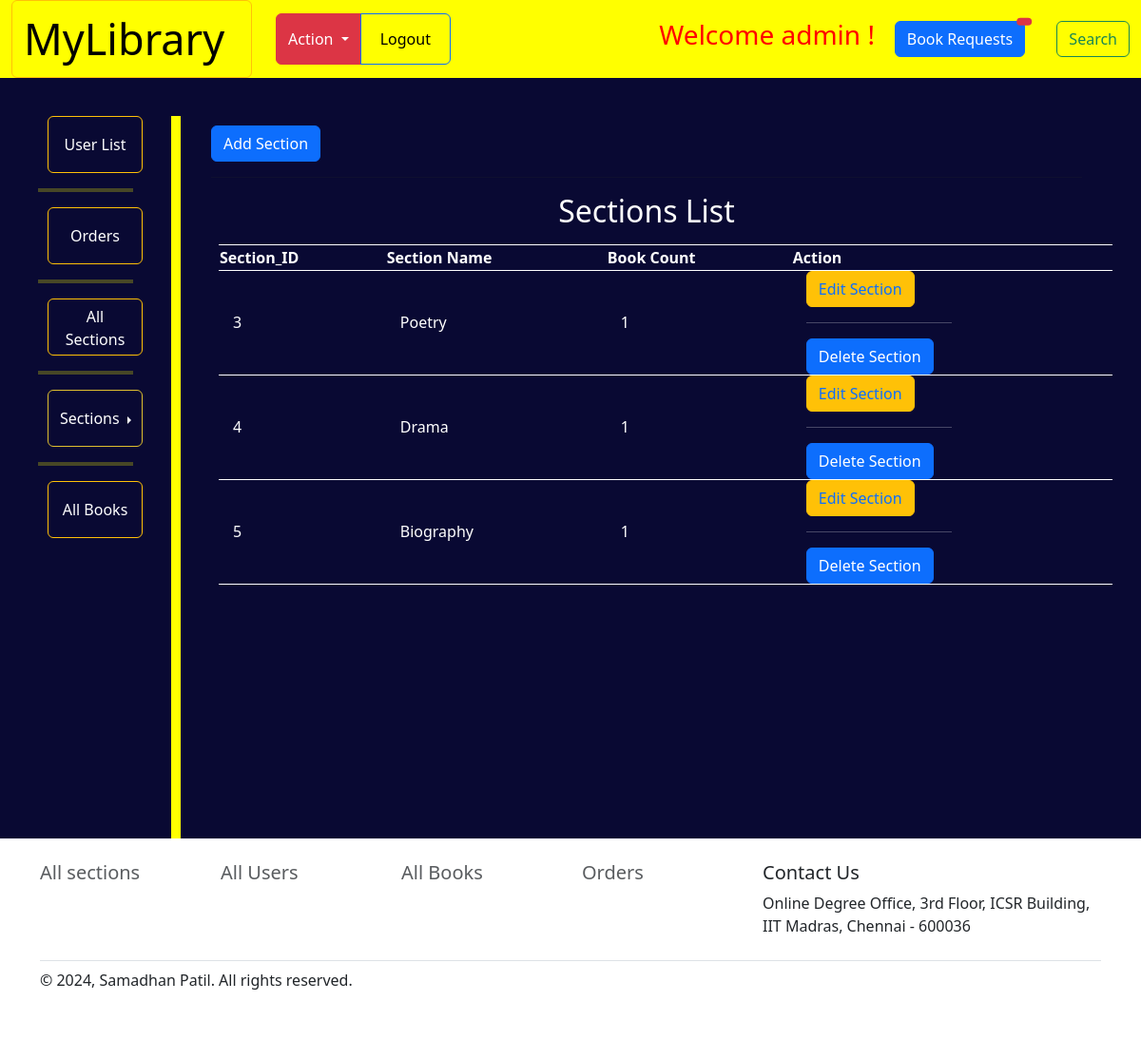
The page /all_sections (signed in) on the database its author committed.
### application/model.py (models this page shows, shortened)
class User(db.Model,UserMixin):
    __tablename__=  "user"
    user_id = db.Column(db.Integer, primary_key = True, autoincrement = True)
    user_mail =  db.Column(db.String(30), nullable = False, unique = True)
    password = db.Column(db.String(80), nullable = False)
    user_name = db.Column(db.String())
    profile_img_path = db.Column(db.String(), default ="static\Images\dummy.jpg")
    role = db.Column(db.String(128), default='user', nullable=False)

class Section(db.Model):
    __tablename__=  "section"
    section_id = db.Column(db.Integer, primary_key=True)
    section_name = db.Column(db.String(150), nullable=False, unique = True)
    books = db.relationship('Book', backref = "belongsto", cascade = "all, delete" )
    orders = db.relationship('Cart', backref = "belongs", cascade = "all, delete" )

### application/controllers.py (the view)
@app.route('/all_sections', methods=["GET"])
@login_required
def all_sections():
    if current_user.role == 'admin':
        if request.method == "GET":
            books = Book.query.all()
            sections = Section.query.all()
            return render_template('admin/all_sections.html', books = books, sections = sections)
    else:
        return "Please login as Admin to access this page"

### application/controllers.py (called while the page is built)
@login_manager.user_loader
def load_user(id):
    return User.query.get(id)

### templates/admin/all_sections.html (shortened to what this page needs)
{% extends 'admin/adminbase.html' %}
{% block content %}
        <div class="container" style="margin-left: 10px; margin-right: 50px; padding-top: 50px;">
          <button type="button" class="btn btn-primary"><a href="/add_section" style="color: white; float: right; text-decoration: none;"> Add Section</a></button>
          <hr>
          <div class="row gy-2">
                    <h2 style="color: white; text-align: center;">Sections List</h2>
              <table>
                <thead>
                  <tr>
                    <th scope="col">Section_ID</th>
                    <th scope="col">Section Name</th>
                    <th scope="col">Book Count</th>
                    <th scope="col">Action</th>
                  </tr>
                </thead>
                <tbody>
                  <tr>
                    {% for section in sections %}
                    <td scope="col">{{section.section_id}}</td>
                    <td scope="col">{{section.section_name}}</td>
                    <td scope="col">
                                1
                    </td>
                    <td>
                        <button type=submit class="btn btn-warning"> <a href= {{ url_for('edit_section', section_id = section.section_id) }} style="text-decoration:none;"> Edit Section </a> </button>
                        <hr style="width: 50%;">
                        <button type="button" class="btn btn-primary" data-bs-toggle="modal" data-bs-target="#exampleModal">
                            Delete Section
                        </button>
                    </td>
                  </tr>
                  {% endfor %}
                </tbody>
              </table>
            </div>
          </div>
      </section>
     </div>
{% endblock %}

### templates/admin/adminbase.html (shortened to what this page needs)
<!DOCTYPE html>
<html>
<head>
  <link rel="stylesheet" href="https://cdnjs.cloudflare.com/ajax/libs/font-awesome/4.7.0/css/font-awesome.min.css">
  <link rel="stylesheet" href="https://cdn.jsdelivr.net/npm/bootstrap-icons@1.5.0/font/bootstrap-icons.css" />
  <link href="https://cdn.jsdelivr.net/npm/bootstrap@5.3.0-alpha1/dist/css/bootstrap.min.css" rel="stylesheet"
>
</head>
<body>
  <nav class="navbar navbar-expand-lg bg-body-tertiary" style="margin: 0;padding: 0;">
    <div class="container-fluid">
    <button type="button" class="btn btn-outline-warning"><a class="navbar-brand" style="font-size: 45px;text-align: center;" href="/admin_dashboard">MyLibrary</a></button>
      <div class="collapse navbar-collapse" id="navbarSupportedContent">
        <ul class="navbar-nav me-auto mb-2 mb-lg-0">
          <div class="btn-group" role="group" aria-label="Basic outlined example">
            <div class="btn-group">
              <button type="button" class="btn btn-danger dropdown-toggle" data-bs-toggle="dropdown" aria-expanded="false">
                Action
              </button>
            </div>
            <button type="button" class="btn btn-outline-primary"><a class="nav-link active" aria-current="page" href="/logout">Logout</a></button>
          </div>
          </ul>
        <h3><div style="color: red;">Welcome {{current_user.user_name}} !</div></h3>
         <button type="button" class="btn btn-primary position-relative" style="color: white;">
          <a style="text-decoration: none; color: white;" href="/orders">Book Requests</a>
          <span class="position-absolute top-0 start-100 translate-middle badge rounded-pill bg-danger">
          </span>
        </button>
          <a href="/search"> <button class="btn btn-outline-success" type="submit">Search</button></a>
      </div>
    </div>
  </nav>
  <div style="margin: 0;padding: 0;">
    <section class="d-flex justify-content align-items-top h-80 min-vh-100" style="background-color: rgb(9, 9, 51);">
      <div class="col-lg-1" style=" margin: 40px;">
        <button type="button" class="btn btn-outline-warning" style="height: 60px; width: 100px;margin-left: 10px;"><a style="text-decoration: none; color: white; " href="/all_users">User List</a></button>
        <hr style="border: 2px solid yellow;">
        <button type="button" class="btn btn-outline-warning" style="height: 60px; width: 100px; margin-left: 10px;"><a style="text-decoration: none; color: white; " href="/orders">Orders</a></button>
        <hr style="border: 2px solid yellow;">
        <button type="button" class="btn btn-outline-warning" style="height: 60px; width: 100px; margin-left: 10px;"><a style="text-decoration: none; color: white; " href="/all_sections">All Sections</a></button>
        <hr style="border: 2px solid yellow;">
        <div class="btn-group dropend" style="margin-left: 10px;">
          <button type="button" class="btn btn-secondary dropdown-toggle" data-bs-toggle="dropdown" aria-expanded="false" style="height: 60px;border-color: rgb(223, 191, 47); width: 100px; background: transparent;">
            Sections
          </button>
        </div>
        <hr style="border: 2px solid yellow;">
        <button type="button" class="btn btn-outline-warning" style="height: 60px; width: 100px; margin-left: 10px;"><a style="text-decoration: none; color: white; " href="/all_books">All Books</a></button>
      </div>
      <div class="col-lg-1" style=" margin-top: 40px; width: 20px;">
        <div class="vl"></div>
      </div>
      {% block content %}
      {% endblock %}
  <div class="container">
    <footer class="py-4" >
      <div class="row" >
        <div class="col-2">
          <h5><div class="nav-item mb-2"><a href="/all_sections" class="nav-link p-0 text-muted">All sections</a></div></h5>
        </div>
        <div class="col-2">
          <h5><div class="nav-item mb-2"><a href="/all_users" class="nav-link p-0 text-muted">All Users</a></div></h5>
        </div>
        <div class="col-2">
          <h5><div class="nav-item mb-2"><a href="/all_books" class="nav-link p-0 text-muted">All Books</a></div></h5>
        </div>
        <div class="col-2">
          <h5><div class="nav-item mb-2"><a href="/orders" class="nav-link p-0 text-muted">Orders</a></div></h5>
        </div>
        <div class="col-4 ">
            <h5>Contact Us</h5>
            <p>Online Degree Office, 3rd Floor, ICSR Building, IIT Madras, Chennai - 600036</p>
        </div>
      </div>
      <div class="d-flex justify-content-between py-2 my-2 border-top">
        <p>© 2024, Samadhan Patil. All rights reserved.</p>
      </div>
    </footer>
  </div>
</body>
</html>

### templates/admin/adminbase.html (style rules this page uses)
.container-fluid { background-color: yellow; }
table { border-collapse: collapse; margin-left: 20px; margin-right: 20px; margin-top: 50px; color: white; }
tr { border: solid; border-width: 1px 0; }
td { padding: 0 15px; }
.vl { border-left: 10px solid yellow; height: 100%; position: relative; }

### rows shown on the page
User: user_name "admin"
Section: section_id "3", section_name "Poetry"
Section: section_id "4", section_name "Drama"
Section: section_id "5", section_name "Biography"
